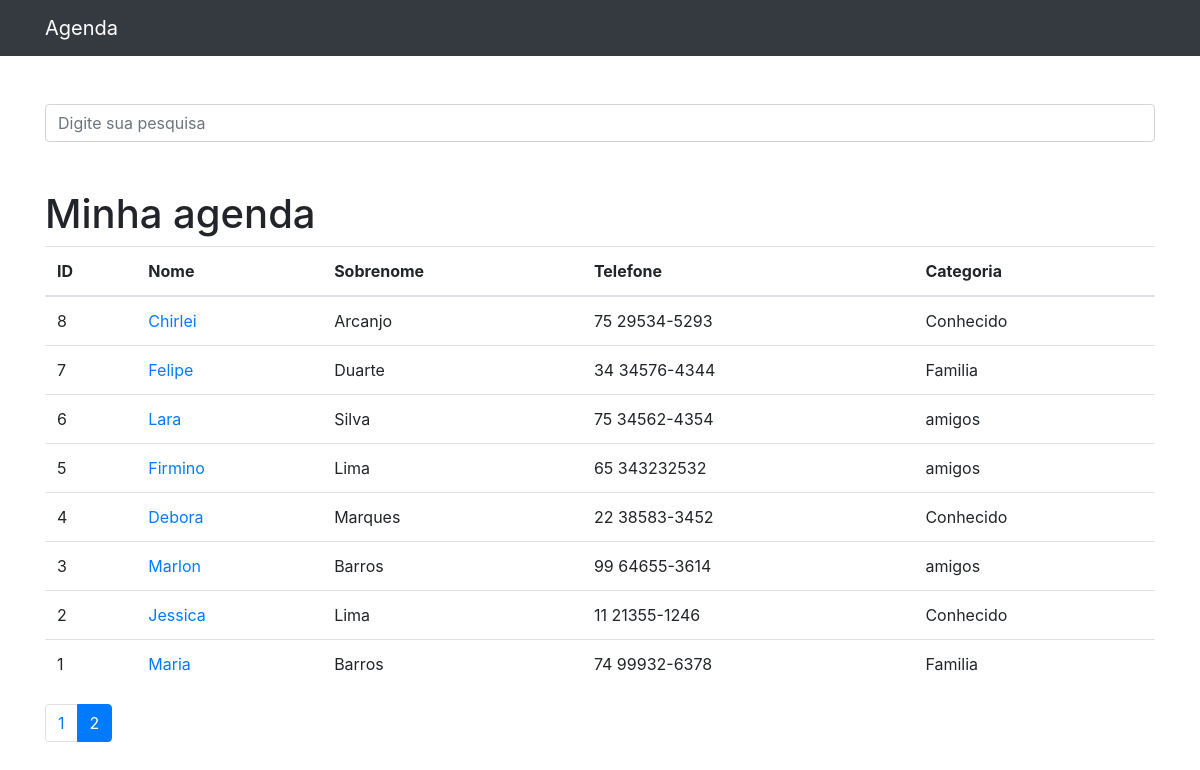
Screenshot of /?p=2&termo= with the database file from the repository.
### contatos/models.py (models this page shows, shortened)
class Contato(models.Model):
    nome = models.CharField(max_length=35)
    sobrenome = models.CharField(max_length=35, blank=True)
    telefone = models.CharField(max_length=20)
    email = models.CharField(max_length=100, blank=True)
    data_criacao = models.DateTimeField(default=timezone.now)
    descricao = models.TextField(blank=True)
    categoria = models.ForeignKey(Categoria, on_delete=models.DO_NOTHING)
    mostrar = models.BooleanField(default=True)
    foto = models.ImageField(blank=True, upload_to='fotos/%Y/%m/')

class Categoria(models.Model):
    nome = models.CharField(max_length=255)
    def __str__(self):
        return self.nome

### contatos/views.py (the view)
# urls.py: path('', views.index, name='index'),
def index(request):
    contatos = Contato.objects.order_by('-id').filter(
        mostrar=True
    )
    paginator = Paginator(contatos, 10)
    page = request.GET.get('p')
    contatos = paginator.get_page(page)
    return render(request, 'contatos/index.html', {
        'contatos': contatos
    })

### contatos/templates/contatos/index.html
{% extends 'base.html' %}
{%block 'conteudo'%}
<h1 class="mt-5">Minha agenda</h1>
<table class="table">
    <thead>
    <tr>
        <th>ID</th>
        <th>Nome</th>
        <th>Sobrenome</th>
        <th>Telefone</th>
        <th>Categoria</th>
    </tr>
    </thead>
    <tbody>
    {% for contato in contatos %}
    <tr>
        <td>{{ contato.id }}</td>
        <td>
            <a href="{% url 'detalhes' contato_id=contato.id %}">{{ contato.nome }}</a>
        </td>
        <td>{{ contato.sobrenome }}</td>
        <td>{{ contato.telefone }}</td>
        <td>{{ contato.categoria }}</td>
    </tr>
    {% endfor %}
    </tbody>
</table>
<nav aria-label="Page navigation example">
    <ul class="pagination">
        {% for pagina in contatos.paginator.page_range %}
            {% if contatos.number == pagina %}
            <li class="page-item active"><a
                    class="page-link" href="?p={{ pagina }}&termo={{ request.GET.termo }}">{{pagina}}</a>
            </li>
            {% else %}
            <li class="page-item"><a
                    class="page-link" href="?p={{ pagina }}&termo={{ request.GET.termo }}">{{pagina}}</a>
            </li>
            {% endif %}
        {% endfor %}
    </ul>
</nav>
{%endblock%}

### rows the page displays
Contato: id "8", nome "Chirlei", sobrenome "Arcanjo", telefone "75 29534-5293", categoria "Conhecido"
Contato: id "7", nome "Felipe", sobrenome "Duarte", telefone "34 34576-4344", categoria "Familia"
Contato: id "6", nome "Lara", sobrenome "Silva", telefone "75 34562-4354", categoria "amigos"
Contato: id "5", nome "Firmino", sobrenome "Lima", telefone "65 343232532", categoria "amigos"
Contato: id "4", nome "Debora", sobrenome "Marques", telefone "22 38583-3452", categoria "Conhecido"
Contato: id "3", nome "Marlon", sobrenome "Barros", telefone "99 64655-3614", categoria "amigos"
Contato: id "2", nome "Jessica", sobrenome "Lima", telefone "11 21355-1246", categoria "Conhecido"
Contato: id "1", nome "Maria", sobrenome "Barros", telefone "74 99932-6378", categoria "Familia"

### other values shown
{{ pagina }} "1"
{{ pagina }} "2"
